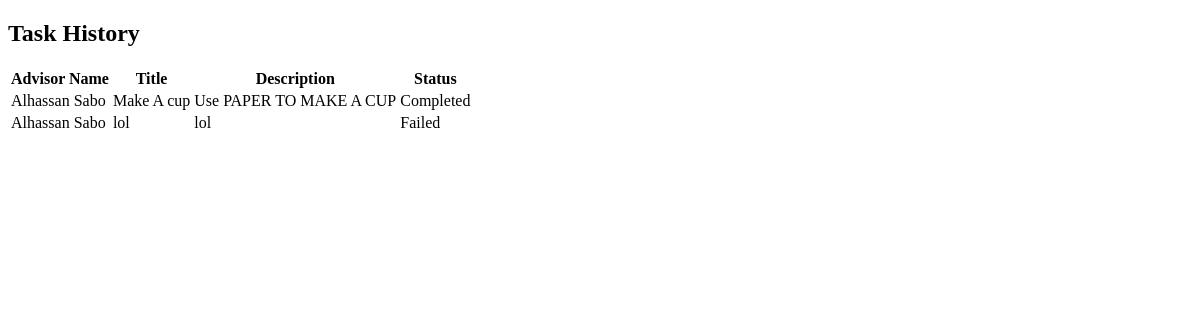
The page /student/task/history/ (signed in) on the database as committed earlier.
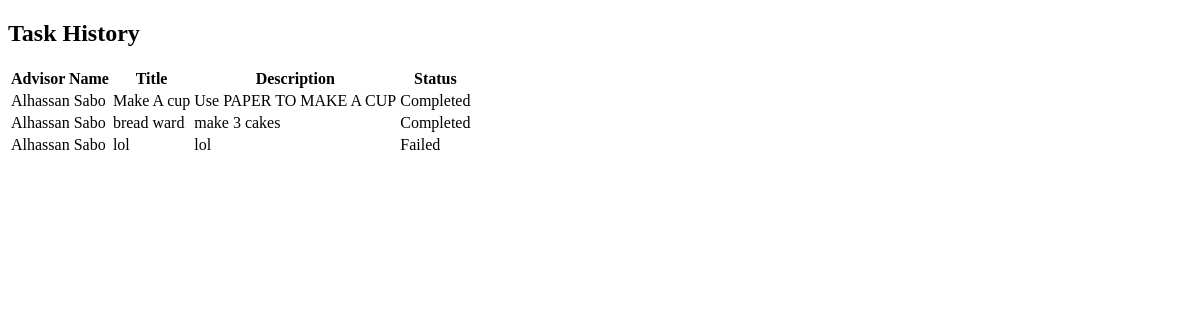
The same page on the database as committed later.
### Advisor/models.py (models this page shows, shortened)
class Task(models.Model):
    advisor = models.ForeignKey('Advisor', on_delete=models.CASCADE)
    student = models.ForeignKey('Student', on_delete=models.CASCADE)
    title = models.CharField(max_length=100)
    description = models.TextField()
    deadline = models.DateTimeField()
    completed = models.BooleanField(default=False)
    failed = models.BooleanField(default=False)

class Advisor(models.Model):
    user = models.OneToOneField(User, on_delete=models.CASCADE)
    email = models.EmailField(default='201212076@nileuniversity.edu.ng')
    phone_number = models.CharField(max_length=15, default='08182006962')
    office_hours_start = models.TimeField(null=True)
    office_hours_end = models.TimeField(null=True)
    areas_of_expertise = models.CharField(max_length=50, choices=DEPARTMENT_CHOICES)

### Student/views.py (the view)
# urls.py: path('task/history/', views.task_history, name='task_history'),
def task_history(request):
    tasks = Task.objects.filter(student=request.user.student, completed=True) | Task.objects.filter(student=request.user.student, failed=True)
    context = {'tasks': tasks}
    return render(request, 'task_history_student.html', context)

### Student/templates/task_history_student.html (shortened to what this page needs)
<!DOCTYPE html>
<html lang="en">
<head>
</head>
<body>
    <h2>Task History</h2>
    <table>
        <thead>
            <tr>
                <th>Advisor Name</th>
                <th>Title</th>
                <th>Description</th>
                <th>Status</th>
            </tr>
        </thead>
        <tbody>
            {% for task in tasks %}
            <tr>
                <td>{{ task.advisor.user.get_full_name }}</td>
                <td>{{ task.title }}</td>
                <td>{{ task.description }}</td>
                <td>{% if task.completed %}Completed{% else %}Failed{% endif %}</td>
            </tr>
            {% endfor %}
        </tbody>
    </table>
</body>
</html>

Rows that differ between the two databases and show on the page:
now on this page (row edited): Task: advisor.user.get_full_name "Alhassan Sabo", title "bread ward", description "make 3 cakes", completed "Completed"
